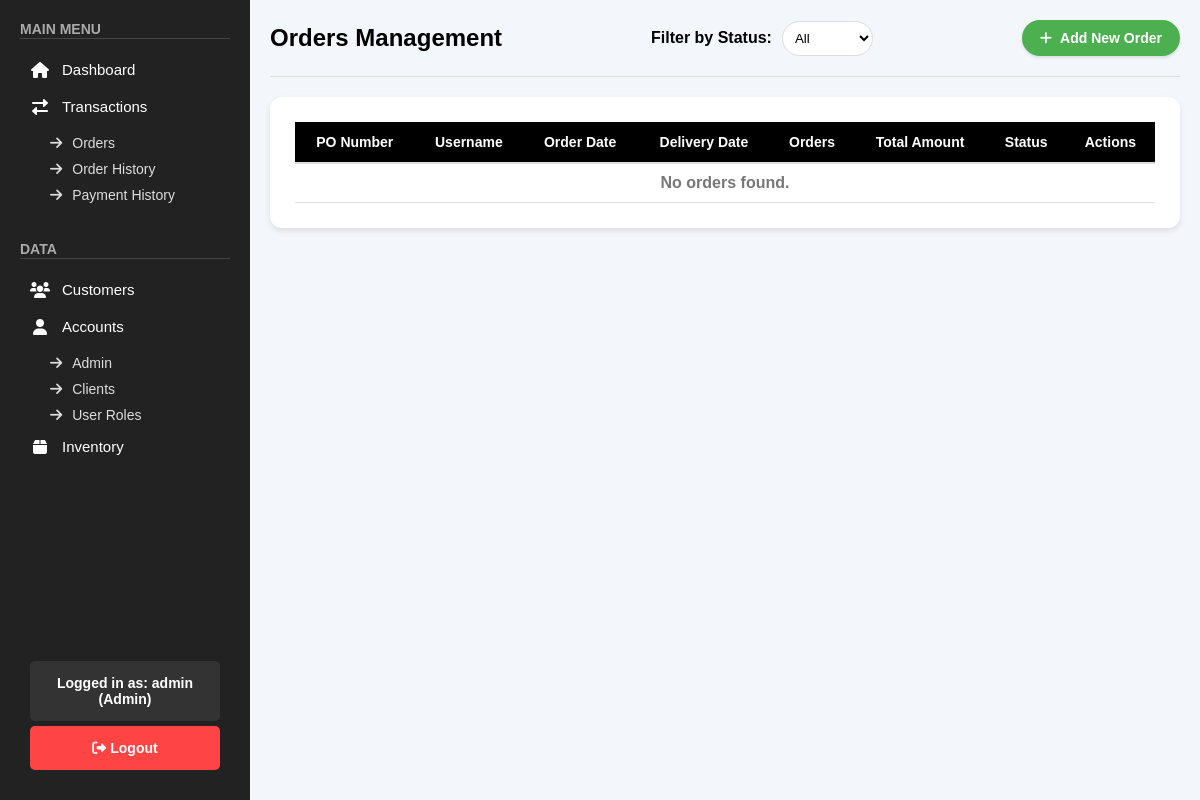
The page /public/pages/orders.php (signed in) on the database as committed earlier.
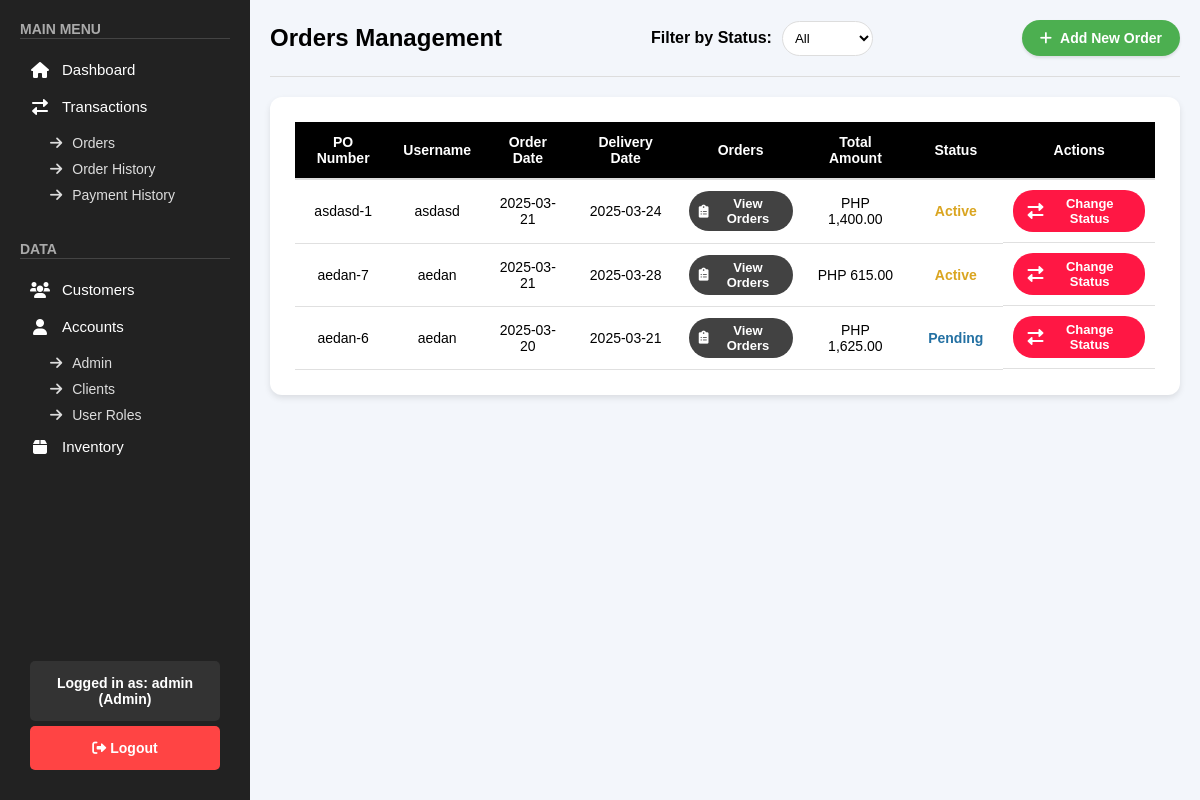
The same page on the database as committed later.
### tables this page shows
CREATE TABLE `orders` (
  `id` int(11) NOT NULL,
  `po_number` varchar(255) NOT NULL,
  `username` varchar(255) NOT NULL,
  `order_date` date NOT NULL,
  `delivery_date` date NOT NULL,
  `orders` longtext DEFAULT NULL CHECK (json_valid(`orders`)),
  `total_amount` decimal(10,2) NOT NULL,
  `status` enum('Pending','Active','Rejected','Completed') NOT NULL DEFAULT 'Pending'
);

### public/pages/orders.php (the view, shortened to what this page needs)
<?php
include "../../backend/check_role.php";
$orders = [];
$sql = "SELECT po_number, username, order_date, delivery_date, orders, total_amount, status FROM orders WHERE status != 'Completed'";
$sql .= " ORDER BY
          CASE
              WHEN status = 'Active' THEN 1
              WHEN status = 'Pending' THEN 2
              WHEN status = 'Rejected' THEN 3
              ELSE 4
          END,
          delivery_date ASC";
$stmt = $conn->prepare($sql);
$stmt->execute();
$result = $stmt->get_result();
if ($result && $result->num_rows > 0) {
    while ($row = $result->fetch_assoc()) {
        $orders[] = $row;
    }
}
?>
<!DOCTYPE html>
<html lang="en">
<head>
    <link rel="stylesheet" href="/top_exchange/public/css/orders.css">
    <link rel="stylesheet" href="/top_exchange/public/css/sidebar.css">
    <link rel="stylesheet" href="/top_exchange/public/css/toast.css">
    <link rel="stylesheet" href="https://cdnjs.cloudflare.com/ajax/libs/font-awesome/6.0.0/css/all.min.css">
    <link rel="stylesheet" href="https://code.jquery.com/ui/1.12.1/themes/base/jquery-ui.css">
</head>
<body>
    <?php include '../sidebar.php'; ?>
    <div class="main-content">
        <div class="orders-header">
            <h1>Orders Management</h1>
            <div class="filter-section">
                <label for="statusFilter">Filter by Status:</label>
                <select id="statusFilter" onchange="filterByStatus()">
                    <option value="">All</option>
                </select>
            </div>
            <button onclick="openAddOrderForm()" class="add-order-btn">
                <i class="fas fa-plus"></i> Add New Order
            </button>
        </div>
        <div class="orders-table-container">
            <table class="orders-table">
                <thead>
                    <tr>
                        <th>PO Number</th>
                        <th>Username</th>
                        <th>Order Date</th>
                        <th>Delivery Date</th>
                        <th>Orders</th>
                        <th>Total Amount</th>
                        <th>Status</th>
                        <th>Actions</th>
                    </tr>
                </thead>
                <tbody>
                    <?php if (count($orders) > 0): ?>
                        <?php foreach ($orders as $order): ?>
                            <tr>
                                <td><?= htmlspecialchars($order['po_number']) ?></td>
                                <td><?= htmlspecialchars($order['username']) ?></td>
                                <td><?= htmlspecialchars($order['order_date']) ?></td>
                                <td><?= htmlspecialchars($order['delivery_date']) ?></td>
                                <td><button class="view-orders-btn" onclick="viewOrderDetails('<?= htmlspecialchars($order['orders']) ?>')">
                                <i class="fas fa-clipboard-list"></i>
                                View Orders</button></td>
                                <td>PHP <?= htmlspecialchars(number_format($order['total_amount'], 2)) ?></td>
                                <td>
                                    <?php
                                    $statusClass = '';
                                    switch($order['status']) {
                                        case 'Pending':
                                            $statusClass = 'status-pending';
                                            break;
                                        case 'Active':
                                            $statusClass = 'status-active';
                                            break;
                                    }
                                    ?>
                                    <span class="status-badge <?= $statusClass ?>"><?= htmlspecialchars($order['status']) ?></span>
                                </td>
                                <td class="action-buttons">
                                <button class="status-btn" onclick="openStatusModal('<?= htmlspecialchars($order['po_number']) ?>', '<?= htmlspecialchars($order['username']) ?>')">
                                    <i class="fas fa-exchange-alt"></i> Change Status
                                </button>
                                </td>
                            </tr>
                        <?php endforeach; ?>
                    <?php else: ?>
                        <tr>
                            <td colspan="8" class="no-orders">No orders found.</td>
                        </tr>
                    <?php endif; ?>
                </tbody>
            </table>
        </div>
    </div>
</body>
</html>

Rows that differ between the two databases and show on the page:
added orders: po_number "asdasd-1", username "asdasd", order_date "2025-03-21", delivery_date "2025-03-24", total_amount "1,400.00", status "Active"
added orders: po_number "aedan-7", username "aedan", order_date "2025-03-21", delivery_date "2025-03-28", total_amount "615.00", status "Active"
added orders: po_number "aedan-6", username "aedan", order_date "2025-03-20", delivery_date "2025-03-21", total_amount "1,625.00", status "Pending"
Other text that changed with them:
text no longer shown: "No orders found."
